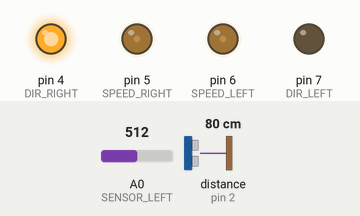
Simulated run of this sketch. Board: Arduino Uno, built with avr-gcc and run on an emulated ATmega328P. Parts: output pins drawn as LEDs (lit = HIGH). Wiring (inferred from the names in the program): ultrasonic range finder: trigger pin 3; echo pin 2. The inputs (shaded band) are chosen by the test bench; at power-on: A0 (SENSOR_LEFT) = 512, distance to the obstacle (sensor on pin 2) 80 cm. The echo pulse lasts 58.3 µs per cm; pins used as bus, display or sensor lines are not drawn.

Above: at 0.1 s.
Timing chart, 0 to 1.6 s (numbered marks = the images above):
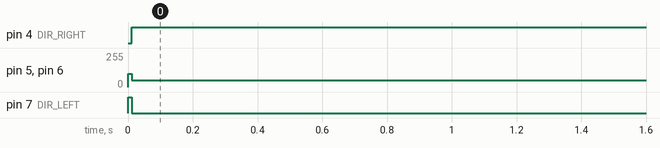

Measured:
- by itself, pin 4 (DIR_RIGHT): LOW → HIGH at 0.01 s
- by itself, pin 5 (SPEED_RIGHT), pin 6 (SPEED_LEFT): 0/255 → 50/255 at 0.00 s
- by itself, pin 7 (DIR_LEFT): LOW → HIGH at 0.00 s, → LOW 0.01 s later

The sketch:

car_control.ino
```cpp
#define SPEED_RIGHT 5
#define DIR_RIGHT 4

#define SPEED_LEFT 6
#define DIR_LEFT 7

#define FORWARD  HIGH
#define BACK  LOW

#define TRIG_FRONT 3
#define ECHO_FRONT 2
#define SENSOR_LEFT A0

#define WALLCLOSE 5
#define WALLFAR 15
#define DELTA 20

#define HISTORY_SIZE 256

int historyDF[HISTORY_SIZE];
int historyDL[HISTORY_SIZE];

#define FORWARD_STATE 1
#define ROTATE_RIGHT_STATE 2
#define TURN_LEFT_STATE 3
#define TURN_RIGHT_STATE 4
#define RETURN_LEFT_STATE 5

int globalState = FORWARD_STATE;


// Additional funcs
void addValue(int* arr, int size, int value) {
  memmove(&arr[1], &arr[0], (size - 1) * sizeof(int));
  arr[0] = value;
}

long getDistance(int trigPin, int echoPin) {
  digitalWrite(trigPin, LOW);
  delayMicroseconds(2);
  digitalWrite(trigPin, HIGH);
  delayMicroseconds(10);
  digitalWrite(trigPin, LOW);

  long duration = pulseIn(echoPin, HIGH, 30000);
  return duration / 58;
}

int getIRDistance(int sensor_pin) {
    int sensor_val = analogRead(sensor_pin);
    if (sensor_val < 80) return 30;
    if (sensor_val > 530) return 4;
    return 2076.0 / (analogRead(sensor_pin) - 11);
}

void move(bool left_dir, int left_speed, bool right_dir, int right_speed){
  digitalWrite(DIR_RIGHT, right_dir);
  digitalWrite(DIR_LEFT, left_dir);
  analogWrite(SPEED_RIGHT, right_speed);
  analogWrite(SPEED_LEFT, left_speed);
}


// Short-funcs
void forward(int speed) {move(FORWARD, speed, FORWARD, speed );}
void backword(int speed) {move(BACK, speed, BACK, speed );}
void turn_left(int steepness) {move(FORWARD, steepness, FORWARD, 255);}
void turn_right(int steepness) {move(FORWARD,255 , FORWARD, steepness);}
void rotate_righ(int speed) {move(FORWARD, speed, BACK, speed );}
void rotate_left(int speed) {move(BACK, speed, FORWARD, speed );}
void addDFHistory(int value) { addValue(historyDF, HISTORY_SIZE, value); }
void addDLHistory(int value) { addValue(historyDL, HISTORY_SIZE, value); }
void updateDFHistory() { addDFHistory(getDistance(TRIG_FRONT, ECHO_FRONT)); }
void updateDLHistory() { addDLHistory(getIRDistance(SENSOR_LEFT)); }


void setup() {
  pinMode(SPEED_RIGHT,OUTPUT);
  pinMode(DIR_RIGHT,OUTPUT);
  pinMode(SPEED_LEFT,OUTPUT);
  pinMode(DIR_LEFT,OUTPUT);

  // Инициализация ультразвуковых датчиков
  pinMode(TRIG_FRONT, OUTPUT);
  pinMode(ECHO_FRONT, INPUT);

  // Инициализация инфракрасного датчика
  pinMode(SENSOR_LEFT, INPUT);
}


void loop() {
    switch (globalState) {
        case FORWARD_STATE:
            forward(100);
            if (historyDF[0] < WALLCLOSE){
              globalState = ROTATE_RIGHT_STATE;
              break;
            }
            if (historyDL[0] < WALLCLOSE){
              globalState = TURN_RIGHT_STATE;
              break;
            }
            if (historyDL[0] > WALLFAR){
              globalState = TURN_LEFT_STATE;
              break;
            }
        case ROTATE_RIGHT_STATE:
            rotate_righ(100);
            if (historyDL[0] > historyDL[1]
                && historyDL[1] <= historyDF[2]) {
                globalState = RETURN_LEFT_STATE;
                }
            break;
        case RETURN_LEFT_STATE:
            rotate_left(50);
            if (historyDL[0] < historyDL[1]) {
                globalState = FORWARD_STATE;
            }
            break;
        case TURN_RIGHT_STATE:
            turn_right(100);
            if (historyDL[0] > WALLCLOSE) {
                globalState = FORWARD_STATE;
            }
            break;
        case TURN_LEFT_STATE:
            turn_left(100);
            if (historyDL[0] <= WALLCLOSE) {
                globalState = FORWARD_STATE;
            }
            break;
    }
    updateDFHistory();
    updateDLHistory();
}
```
